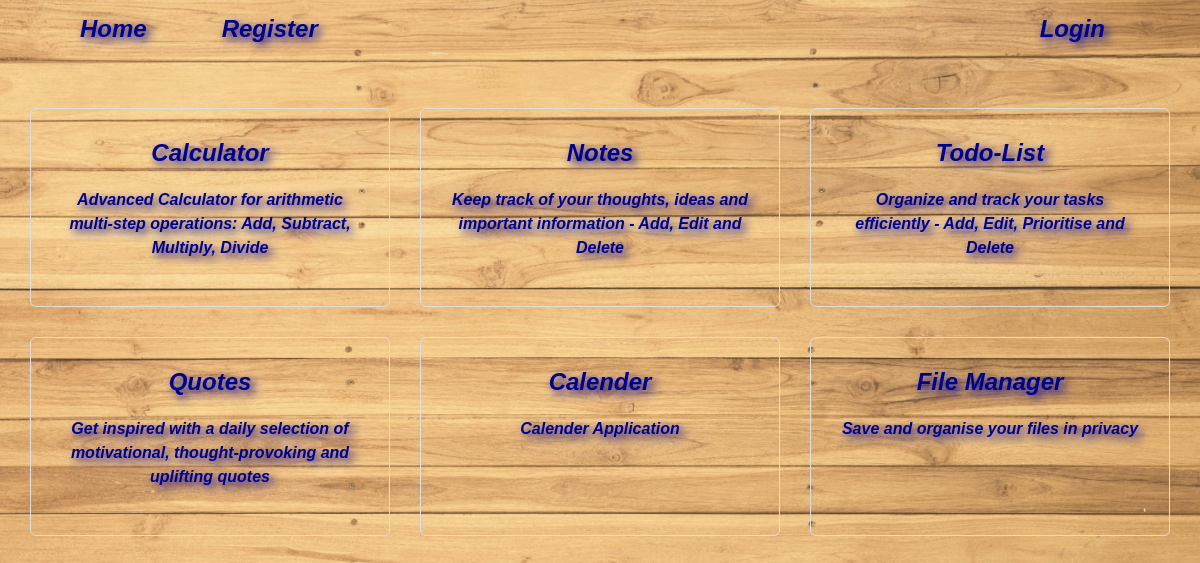
The page / on the database its author committed.
### home/models.py (models this page shows)
class Application(models.Model):
    name = models.CharField(max_length=100)
    url = models.CharField(max_length=100, default='')
    description = models.CharField(max_length=500)

### home/views.py (the view)
# urls.py: path('', views.index, name= "index")
def index(request):
    applications = Application.objects.all()
    return render(request, 'index.html', {'apps': applications})

### templates/index.html (shortened to what this page needs)
{% extends 'background.html' %}
{% block content %}
<div class="app-content">
    <div class="home-layout">
        {% for app in apps %}
        {% if user.is_authenticated %}
            <a class="panel" href="{{app.url}}">
                <h2>{{app.name}}</h2><br>
                <p>{{app.description}}</p>
            </a>
        {% else %}
            <a class="panel" href="{% url 'login' %}">
                <h2>{{app.name}}</h2>
                <p>{{app.description}}</p>
            </a>
        {% endif %}
        {% endfor %}
    </div>
</div>
{% endblock %}

### static/style.css (style rules this page uses)
* { margin: 0; padding: 0; box-sizing: border-box; }
body { justify-content: center; align-items: center; margin: 0; background-color: #f0f0f0; font-family: Arial, sans-serif; }
.app-content { display: flex; justify-content: center; align-items: center; flex-wrap: wrap; }
.home-layout { display: grid; grid-template-columns: repeat(3, 1fr); justify-content: center; gap: 30px; margin-top: 50px; }
.panel { padding: 30px; background-color: rgba(0, 0, 0, 0); border: 1px solid #ddd; border-radius: 6px; box-sizing: border-box; text-align: center; font-family: Arial, Helvetica, sans-serif; font-weight: bolder; font-style: italic; color: darkblue; text-shadow: 4px 4px 10px darkblue; text-decoration: none; transition: transform 0.3s, background-color 0.3s, border-color 0.3s; }
.panel h2 { margin-bottom: 20px; font-size: 1.5rem; font-weight: bold; }
.panel p { font-size: 1rem; line-height: 1.5; }

### rows shown on the page
Application: name "Calculator", description "Advanced Calculator for arithmetic multi-step operations: Add, Subtract, Multiply, Divide"
Application: name "Notes", description "Keep track of your thoughts, ideas and important information - Add, Edit and Delete"
Application: name "Todo-List", description "Organize and track your tasks efficiently - Add, Edit, Prioritise and Delete"
Application: name "Quotes", description "Get inspired with a daily selection of motivational, thought-provoking and uplifting quotes"
Application: name "Calender", description "Calender Application"
Application: name "File Manager", description "Save and organise your files in privacy"
